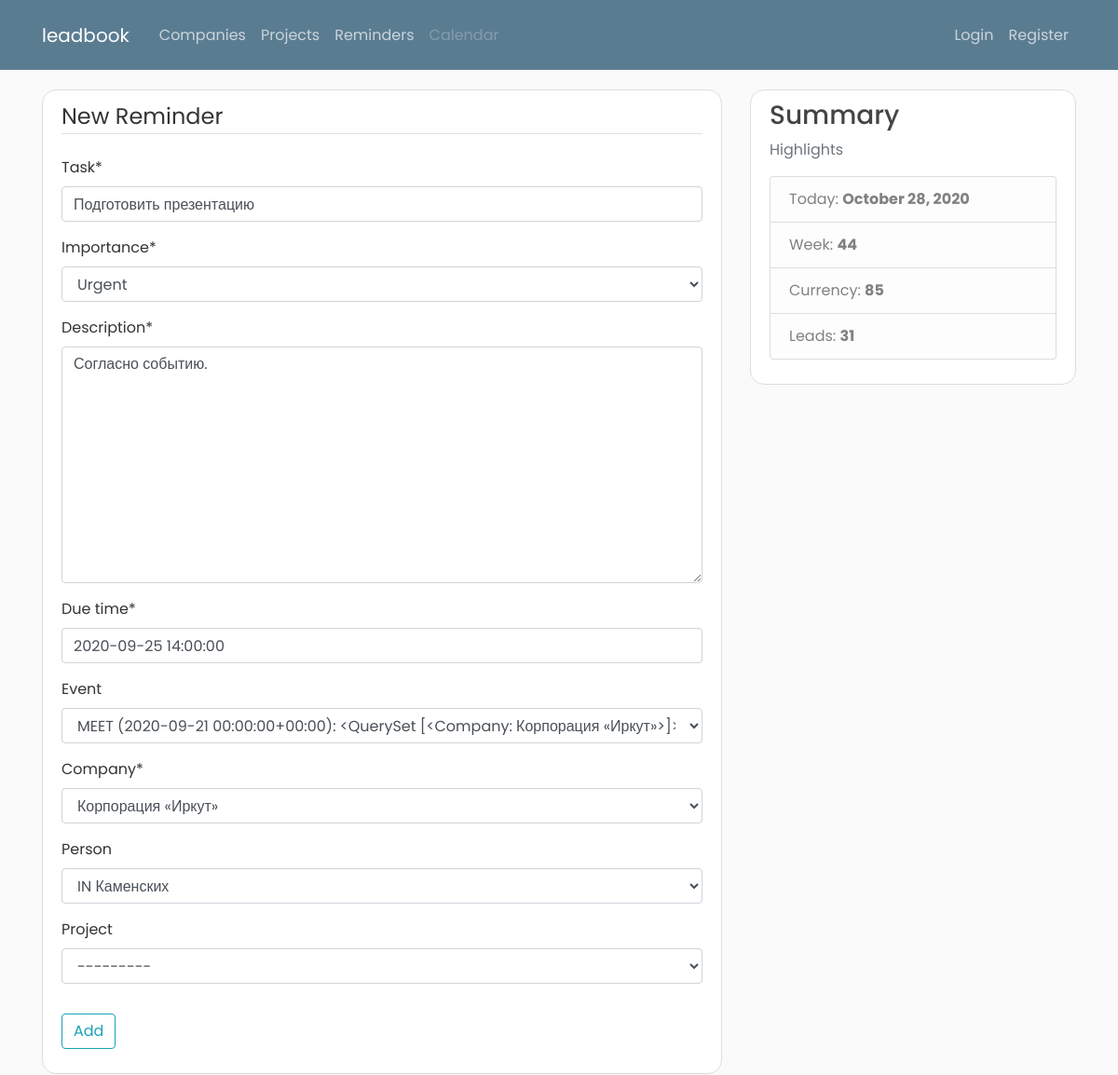
The app's page /business/reminders/18/update with its own data.
### business/models.py (models this page shows, shortened)
class Reminder(models.Model):  # TODO: rename to "Task"
    task = models.CharField(max_length=45)
    description = models.TextField(max_length=5000)
    due_time = models.DateTimeField()
    done = models.BooleanField(default=False)
    importance = models.CharField(max_length=4, choices=ReminderImportance.choices, default=ReminderImportance.LOW)
    event = models.ForeignKey("business.Event", on_delete=models.SET_NULL, null=True, blank=True)
    company = models.ForeignKey("leads.Company", on_delete=models.SET_NULL, null=True)
    person = models.ForeignKey("leads.Person", on_delete=models.SET_NULL, null=True, blank=True)
    project = models.ForeignKey("Project", on_delete=models.SET_NULL, null=True, blank=True)
    manager = models.ForeignKey("accounts.User", null=True, on_delete=models.SET_NULL)
    class Meta:
        ordering = ["-importance", "due_time"]

### business/views.py (the view)
# urls.py: path('reminders/<int:pk>/update', ReminderUpdate.as_view(), name='reminder-update')
class ReminderUpdate(generic.UpdateView):
    model = Reminder
    fields = ["task", "importance", "description", "due_time", "event", "company", "person", "project"]
    success_message = "Reminder has been successfully updated"

### business/models.py (called while the page is built)
    def __str__(self):
        return f"{self.title} ({self.date}): {self.company.all()}"

    def __str__(self):
        return f"{self.code} {self.location} ({self.short_description})"

### dashboard/context_processors.py (called while the page is built)
def summary(request):
    return {
        "global_week": date.today().isocalendar()[1],
        "global_currency": 85,  # get_currency(),
        "global_tasks": get_tasks(),
        "global_tasks_done": get_tasks_done(),
        "global_projects": get_projects(),
        "global_leads": get_leads(),
        "global_new_leads": get_new_leads()
    }

def get_leads():
    return Company.objects.count

def get_new_leads():
    time_threshold = timezone.now() - timedelta(days=15)
    new_leads = Company.objects.filter(date_added__gt=time_threshold).count
    return new_leads

def get_tasks():
    return Reminder.objects.count

def get_tasks_done():
    return Reminder.objects.filter(done=True).count

def get_projects():
    return Project.objects.count

### leads/models.py (called while the page is built)
    def __str__(self):
        return f"{self.first_name} {self.last_name}"

    def __str__(self):
        return f"{self.title}"

### business/templates/business/reminder_form.html (shortened to what this page needs)
{% extends 'dashboard/base.html' %}
{% load crispy_forms_tags %}
{% block content %}
<div class="content-section">
    <form method="POST">
        <fieldset class="form-group">
            <legend class="border-bottom mb-4">New Reminder</legend>
            {{ form|crispy }}
        </fieldset>
        <div class="form-group">
            <button class="btn btn-outline-info" type="submit">Add</button>
        </div>
    </form>
</div>
{% endblock content %}

### dashboard/static/dashboard/main.css (style rules this page uses)
body { background: #fafafa; color: #333333; margin-top: 6rem; font-family: 'Poppins', sans-serif;; }
.content-section { background: #ffffff; padding: 10px 20px; border: 1px solid #dddddd; border-radius: 15px; margin-bottom: 20px; }

### records on screen
Reminder: task "Подготовить презентацию", importance "Urgent", description "Согласно событию.", due_time "2020-09-25 14:00:00", event "MEET (2020-09-21 00:00:00+00:00): <QuerySet [<Company: Корпорация «Иркут»>]>", company "Корпорация «Иркут»", person "IN Каменских", project "---------"

### other values on screen
{{ global_week }} "44"
{{ global_currency }} "85"
{{ global_leads }} "31"
